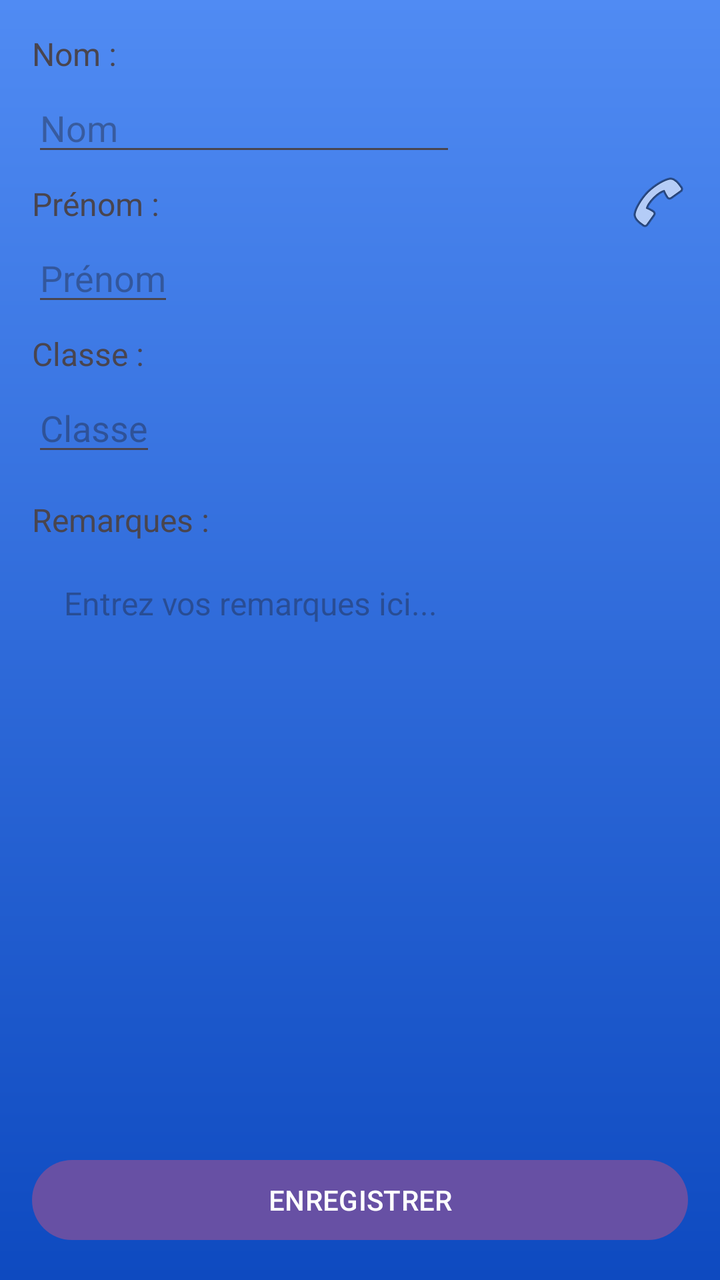
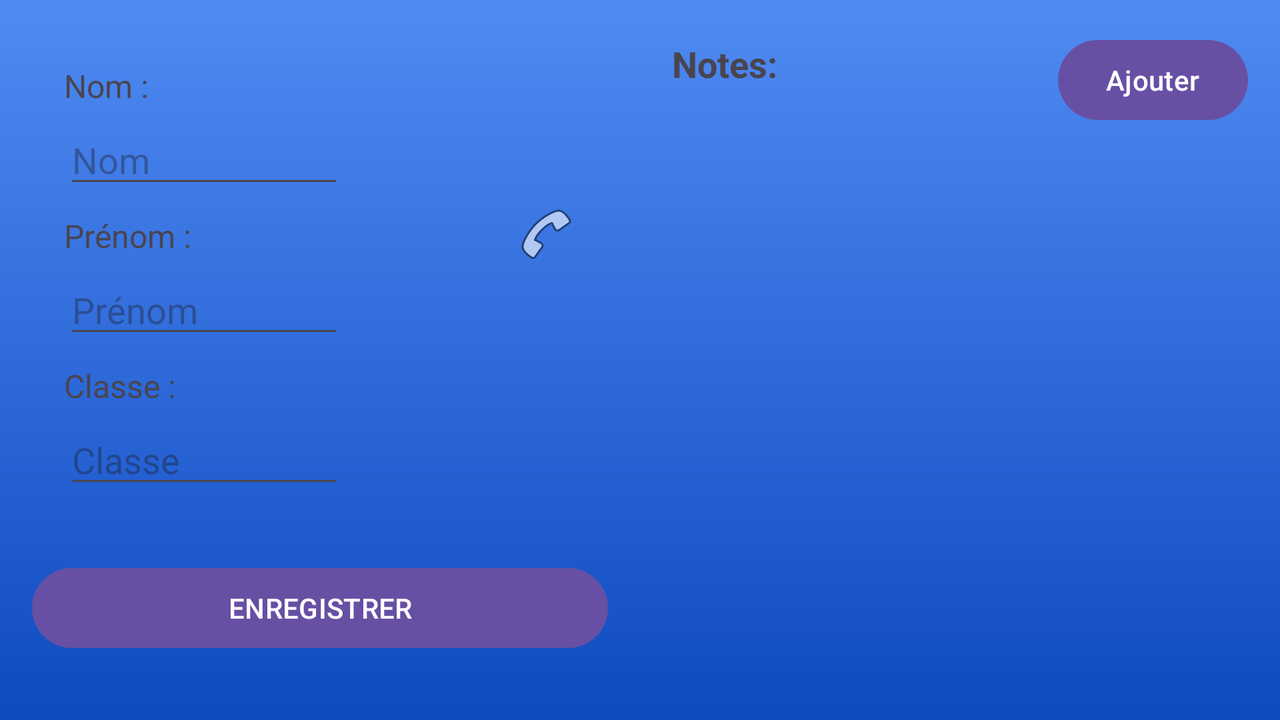

Two renders of one Android screen. The first uses the default layout on a phone; the second uses the alternative layout the repository ships for a different screen configuration, on a matching device. The two XML files are below.
<!-- AndroidManifest.xml: application theme Theme.TP_app -->
<!-- res/layout/activity_main.xml -->
<?xml version="1.0" encoding="utf-8"?>
<androidx.constraintlayout.widget.ConstraintLayout xmlns:android="http://schemas.android.com/apk/res/android"
    xmlns:app="http://schemas.android.com/apk/res-auto"
    xmlns:tools="http://schemas.android.com/tools"
    android:id="@+id/main"
    android:layout_width="match_parent"
    android:layout_height="match_parent"
    android:background="@drawable/background"
    tools:context=".Acceuil">


    <FrameLayout
        android:id="@+id/profile_container"
        android:layout_width="wrap_content"
        android:layout_height="wrap_content"
        app:layout_constraintTop_toTopOf="parent"
        app:layout_constraintEnd_toEndOf="parent"
        android:layout_marginTop="16dp"
        android:layout_marginEnd="16dp">

        <ImageView
            android:id="@+id/imageProfile"
            android:layout_width="100dp"
            android:layout_height="100dp"
            android:src="@mipmap/ic_launcher_round" />

        <ImageButton
            android:id="@+id/btn_call"
            android:layout_width="30dp"
            android:layout_height="30dp"
            android:layout_gravity="bottom|end"
            android:background="@drawable/circle_background"
            android:src="@android:drawable/ic_menu_call"
            android:contentDescription="Call student" />
    </FrameLayout>

    <TextView
        android:id="@+id/label_nom"
        android:layout_width="wrap_content"
        android:layout_height="wrap_content"
        android:text="Nom :"
        android:textSize="16sp"
        app:layout_constraintStart_toStartOf="parent"
        app:layout_constraintTop_toTopOf="@id/profile_container"
        android:layout_marginStart="16dp" />

    <EditText
        android:id="@+id/edit_nom"
        android:layout_width="0dp"
        android:layout_height="wrap_content"
        android:hint="Nom"
        app:layout_constraintStart_toStartOf="parent"
        app:layout_constraintEnd_toStartOf="@id/profile_container"
        app:layout_constraintTop_toBottomOf="@id/label_nom"
        android:layout_marginStart="16dp"
        android:layout_marginEnd="16dp"
        android:layout_marginTop="4dp" />

    <TextView
        android:id="@+id/label_prenom"
        android:layout_width="wrap_content"
        android:layout_height="wrap_content"
        android:text="Prénom :"
        android:textSize="16sp"
        app:layout_constraintStart_toStartOf="parent"
        app:layout_constraintTop_toBottomOf="@id/edit_nom"
        android:layout_marginStart="16dp"
        android:layout_marginTop="8dp" />

    <EditText
        android:id="@+id/edit_prenom"
        android:layout_width="0dp"
        android:layout_height="wrap_content"
        android:hint="Prénom"
        app:layout_constraintStart_toStartOf="parent"
        app:layout_constraintEnd_toStartOf="@id/imageProfile"
        app:layout_constraintTop_toBottomOf="@id/label_prenom"
        android:layout_marginStart="16dp"
        android:layout_marginEnd="16dp"
        android:layout_marginTop="4dp"
        tools:ignore="NotSibling" />

    <TextView
        android:id="@+id/label_classe"
        android:layout_width="wrap_content"
        android:layout_height="wrap_content"
        android:text="Classe :"
        android:textSize="16sp"
        app:layout_constraintStart_toStartOf="parent"
        app:layout_constraintTop_toBottomOf="@id/edit_prenom"
        android:layout_marginStart="16dp"
        android:layout_marginTop="8dp" />

    <EditText
        android:id="@+id/edit_classe"
        android:layout_width="0dp"
        android:layout_height="wrap_content"
        android:hint="Classe"
        app:layout_constraintStart_toStartOf="parent"
        app:layout_constraintEnd_toStartOf="@id/imageProfile"
        app:layout_constraintTop_toBottomOf="@id/label_classe"
        android:layout_marginStart="16dp"
        android:layout_marginEnd="16dp"
        android:layout_marginTop="4dp"
        tools:ignore="NotSibling" />

    <TextView
        android:id="@+id/label_remarques"
        android:layout_width="wrap_content"
        android:layout_height="wrap_content"
        android:text="Remarques :"
        android:textSize="16sp"
        app:layout_constraintStart_toStartOf="parent"
        app:layout_constraintTop_toBottomOf="@id/edit_classe"
        android:layout_marginStart="16dp"
        android:layout_marginTop="16dp" />

    <EditText
        android:id="@+id/description"
        android:layout_width="0dp"
        android:layout_height="0dp"
        android:hint="Entrez vos remarques ici..."
        android:background="@android:color/transparent"
        android:padding="16dp"
        android:textSize="16sp"
        android:gravity="top|start"
        app:layout_constraintStart_toStartOf="parent"
        app:layout_constraintEnd_toEndOf="parent"
        app:layout_constraintTop_toBottomOf="@id/label_remarques"
        app:layout_constraintBottom_toTopOf="@id/btn_enregistrer"
        android:layout_marginStart="16dp"
        android:layout_marginEnd="16dp"
        android:layout_marginTop="4dp"
        android:layout_marginBottom="16dp" />

    <Button
        android:id="@+id/btn_enregistrer"
        android:layout_width="match_parent"
        android:layout_height="wrap_content"
        android:text="ENREGISTRER"
        android:onClick="OnClickHandler"
        app:layout_constraintBottom_toBottomOf="parent"
        app:layout_constraintStart_toStartOf="parent"
        app:layout_constraintEnd_toEndOf="parent"
        android:layout_margin="16dp" />

</androidx.constraintlayout.widget.ConstraintLayout>
<!-- resources referenced by this layout -->
<resources>
  <!-- drawable background (drawable) -->
  <?xml version="1.0" encoding="utf-8"?>
  <shape xmlns:android="http://schemas.android.com/apk/res/android" android:shape="rectangle">
  
  
      <gradient android:startColor="@color/bg1"
          android:endColor="@color/bg2"
          android:angle="120"/>
  
  </shape>
  <style name="Theme.TP_app" parent="Base.Theme.TP_app" />
  <color name="bg1">#508BF3</color>
  <color name="bg2">#0E4AC0</color>
  <style name="Base.Theme.TP_app" parent="Theme.Material3.DayNight.NoActionBar">
          
          
      </style>
</resources>
<!-- res/layout-land/activity_main.xml (the repository's variant of the layout above) -->
<!-- drawn on the phone turned sideways -->
<?xml version="1.0" encoding="utf-8"?>
<LinearLayout xmlns:android="http://schemas.android.com/apk/res/android"
    xmlns:app="http://schemas.android.com/apk/res-auto"
    xmlns:tools="http://schemas.android.com/tools"
    android:layout_width="match_parent"
    android:layout_height="match_parent"
    android:orientation="horizontal"
    android:background="@drawable/background">

    
    <androidx.constraintlayout.widget.ConstraintLayout
        android:layout_width="0dp"
        android:layout_height="match_parent"
        android:layout_weight="1"
        android:padding="16dp">

        <FrameLayout
            android:id="@+id/profile_container"
            android:layout_width="wrap_content"
            android:layout_height="wrap_content"
            app:layout_constraintTop_toTopOf="parent"
            app:layout_constraintEnd_toEndOf="parent"
            android:layout_marginTop="16dp"
            android:layout_marginEnd="16dp">

            <ImageView
                android:id="@+id/imageProfile"
                android:layout_width="100dp"
                android:layout_height="100dp"
                android:src="@mipmap/ic_launcher_round" />

            <ImageButton
                android:id="@+id/btn_call"
                android:layout_width="30dp"
                android:layout_height="30dp"
                android:layout_gravity="bottom|end"
                android:background="@drawable/circle_background"
                android:src="@android:drawable/ic_menu_call"
                android:contentDescription="Call student" />
        </FrameLayout>

        <TextView
            android:id="@+id/label_nom"
            android:layout_width="wrap_content"
            android:layout_height="wrap_content"
            android:text="Nom :"
            android:textSize="16sp"
            app:layout_constraintStart_toStartOf="parent"
            app:layout_constraintTop_toTopOf="@id/profile_container"
            android:layout_marginStart="16dp" />

        <EditText
            android:id="@+id/edit_nom"
            android:layout_width="0dp"
            android:layout_height="wrap_content"
            android:hint="Nom"
            app:layout_constraintStart_toStartOf="parent"
            app:layout_constraintEnd_toStartOf="@id/profile_container"
            app:layout_constraintTop_toBottomOf="@id/label_nom"
            android:layout_marginStart="16dp"
            android:layout_marginEnd="16dp"
            android:layout_marginTop="4dp" />

        <TextView
            android:id="@+id/label_prenom"
            android:layout_width="wrap_content"
            android:layout_height="wrap_content"
            android:text="Prénom :"
            android:textSize="16sp"
            app:layout_constraintStart_toStartOf="parent"
            app:layout_constraintTop_toBottomOf="@id/edit_nom"
            android:layout_marginStart="16dp"
            android:layout_marginTop="8dp" />

        <EditText
            android:id="@+id/edit_prenom"
            android:layout_width="0dp"
            android:layout_height="wrap_content"
            android:hint="Prénom"
            app:layout_constraintStart_toStartOf="parent"
            app:layout_constraintEnd_toStartOf="@id/profile_container"
            app:layout_constraintTop_toBottomOf="@id/label_prenom"
            android:layout_marginStart="16dp"
            android:layout_marginEnd="16dp"
            android:layout_marginTop="4dp" />

        <TextView
            android:id="@+id/label_classe"
            android:layout_width="wrap_content"
            android:layout_height="wrap_content"
            android:text="Classe :"
            android:textSize="16sp"
            app:layout_constraintStart_toStartOf="parent"
            app:layout_constraintTop_toBottomOf="@id/edit_prenom"
            android:layout_marginStart="16dp"
            android:layout_marginTop="8dp" />

        <EditText
            android:id="@+id/edit_classe"
            android:layout_width="0dp"
            android:layout_height="wrap_content"
            android:hint="Classe"
            app:layout_constraintStart_toStartOf="parent"
            app:layout_constraintEnd_toStartOf="@id/profile_container"
            app:layout_constraintTop_toBottomOf="@id/label_classe"
            android:layout_marginStart="16dp"
            android:layout_marginEnd="16dp"
            android:layout_marginTop="4dp" />

        <Button
            android:id="@+id/btn_enregistrer"
            android:layout_width="match_parent"
            android:layout_height="wrap_content"
            android:text="ENREGISTRER"
            android:onClick="OnClickHandler"
            app:layout_constraintBottom_toBottomOf="parent"
            app:layout_constraintStart_toStartOf="parent"
            app:layout_constraintEnd_toEndOf="parent"
            android:layout_marginBottom="16dp" />

    </androidx.constraintlayout.widget.ConstraintLayout>

    
    <LinearLayout
        android:layout_width="0dp"
        android:layout_height="match_parent"
        android:layout_weight="1"
        android:orientation="vertical"
        android:padding="16dp">

        <LinearLayout
            android:layout_width="match_parent"
            android:layout_height="wrap_content"
            android:orientation="horizontal"
            android:gravity="center_vertical">

            <TextView
                android:id="@+id/label_notes"
                android:layout_width="0dp"
                android:layout_height="wrap_content"
                android:layout_weight="1"
                android:text="Notes:"
                android:textSize="18sp"
                android:textStyle="bold"
                android:layout_marginBottom="8dp" />

            <Button
                android:id="@+id/btn_add_grade"
                android:layout_width="wrap_content"
                android:layout_height="wrap_content"
                android:text="Ajouter"
                android:textSize="14sp"
                android:layout_marginStart="8dp" />
        </LinearLayout>

        <ListView
            android:id="@+id/notes_list"
            android:layout_width="match_parent"
            android:layout_height="match_parent"
            android:divider="@android:color/darker_gray"
            android:dividerHeight="1dp" />

    </LinearLayout>

</LinearLayout>
